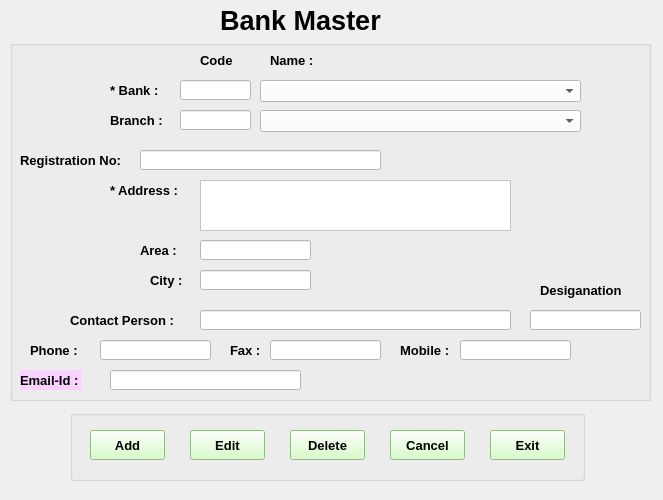
<?xml version="1.0" encoding="UTF-8"?>
<ui version="4.0">
 <class>Bank_master</class>
 <widget class="QWidget" name="Bank_master">
  <property name="geometry">
   <rect>
    <x>0</x>
    <y>0</y>
    <width>663</width>
    <height>500</height>
   </rect>
  </property>
  <property name="font">
   <font>
    <pointsize>10</pointsize>
   </font>
  </property>
  <property name="windowTitle">
   <string>Bank_Master</string>
  </property>
  <property name="styleSheet">
   <string notr="true">background-color: rgb(215, 187, 255);

QGroupBox { 
	

     border: 1px solid black; 
     border-radius: 3px; 
}

</string>
  </property>
  <widget class="QLabel" name="label">
   <property name="geometry">
    <rect>
     <x>210</x>
     <y>10</y>
     <width>181</width>
     <height>21</height>
    </rect>
   </property>
   <property name="font">
    <font>
     <pointsize>20</pointsize>
     <weight>75</weight>
     <bold>true</bold>
    </font>
   </property>
   <property name="text">
    <string>Bank Master</string>
   </property>
   <property name="alignment">
    <set>Qt::AlignCenter</set>
   </property>
  </widget>
  <widget class="QGroupBox" name="Bank_master_grpbox">
   <property name="geometry">
    <rect>
     <x>10</x>
     <y>40</y>
     <width>641</width>
     <height>361</height>
    </rect>
   </property>
   <property name="font">
    <font>
     <pointsize>10</pointsize>
    </font>
   </property>
   <property name="styleSheet">
    <string notr="true">

QGroupBox
{
border:1px solid Black;
};
background-color: rgb(240, 255, 252);
background-color: rgb(250, 210, 255);</string>
   </property>
   <property name="title">
    <string/>
   </property>
   <widget class="QLabel" name="Bank_lbl">
    <property name="geometry">
     <rect>
      <x>100</x>
      <y>40</y>
      <width>51</width>
      <height>20</height>
     </rect>
    </property>
    <property name="font">
     <font>
      <pointsize>10</pointsize>
      <weight>75</weight>
      <bold>true</bold>
     </font>
    </property>
    <property name="text">
     <string>* Bank :</string>
    </property>
   </widget>
   <widget class="QLabel" name="Branch_lbl">
    <property name="geometry">
     <rect>
      <x>100</x>
      <y>70</y>
      <width>61</width>
      <height>20</height>
     </rect>
    </property>
    <property name="font">
     <font>
      <pointsize>10</pointsize>
      <weight>75</weight>
      <bold>true</bold>
     </font>
    </property>
    <property name="text">
     <string>Branch :</string>
    </property>
   </widget>
   <widget class="QLabel" name="Code_lbl">
    <property name="geometry">
     <rect>
      <x>190</x>
      <y>10</y>
      <width>41</width>
      <height>20</height>
     </rect>
    </property>
    <property name="font">
     <font>
      <pointsize>10</pointsize>
      <weight>75</weight>
      <bold>true</bold>
     </font>
    </property>
    <property name="text">
     <string>Code</string>
    </property>
   </widget>
   <widget class="QLineEdit" name="bank_code_text">
    <property name="geometry">
     <rect>
      <x>170</x>
      <y>40</y>
      <width>71</width>
      <height>20</height>
     </rect>
    </property>
    <property name="font">
     <font>
      <pointsize>10</pointsize>
     </font>
    </property>
    <property name="styleSheet">
     <string notr="true">background-color: rgb(255, 255, 255);</string>
    </property>
   </widget>
   <widget class="QLabel" name="Name_lbl">
    <property name="geometry">
     <rect>
      <x>260</x>
      <y>10</y>
      <width>61</width>
      <height>20</height>
     </rect>
    </property>
    <property name="font">
     <font>
      <pointsize>10</pointsize>
      <weight>75</weight>
      <bold>true</bold>
     </font>
    </property>
    <property name="text">
     <string>Name :</string>
    </property>
   </widget>
   <widget class="QComboBox" name="Bank_name_combo">
    <property name="geometry">
     <rect>
      <x>250</x>
      <y>40</y>
      <width>321</width>
      <height>22</height>
     </rect>
    </property>
    <property name="font">
     <font>
      <pointsize>10</pointsize>
     </font>
    </property>
    <property name="styleSheet">
     <string notr="true">background-color: rgb(255, 255, 255);</string>
    </property>
   </widget>
   <widget class="QLineEdit" name="branch_code_txt">
    <property name="geometry">
     <rect>
      <x>170</x>
      <y>70</y>
      <width>71</width>
      <height>20</height>
     </rect>
    </property>
    <property name="font">
     <font>
      <pointsize>10</pointsize>
     </font>
    </property>
    <property name="styleSheet">
     <string notr="true">background-color: rgb(255, 255, 255);</string>
    </property>
   </widget>
   <widget class="QComboBox" name="Branch_name_combo">
    <property name="geometry">
     <rect>
      <x>250</x>
      <y>70</y>
      <width>321</width>
      <height>22</height>
     </rect>
    </property>
    <property name="font">
     <font>
      <pointsize>10</pointsize>
     </font>
    </property>
    <property name="styleSheet">
     <string notr="true">background-color: rgb(255, 255, 255);</string>
    </property>
   </widget>
   <widget class="QLabel" name="Registration_no_lbl">
    <property name="geometry">
     <rect>
      <x>10</x>
      <y>110</y>
      <width>111</width>
      <height>20</height>
     </rect>
    </property>
    <property name="font">
     <font>
      <pointsize>10</pointsize>
      <weight>75</weight>
      <bold>true</bold>
     </font>
    </property>
    <property name="text">
     <string>Registration No:</string>
    </property>
   </widget>
   <widget class="QLineEdit" name="Reg_No_txt">
    <property name="geometry">
     <rect>
      <x>130</x>
      <y>110</y>
      <width>241</width>
      <height>20</height>
     </rect>
    </property>
    <property name="font">
     <font>
      <pointsize>10</pointsize>
     </font>
    </property>
    <property name="styleSheet">
     <string notr="true">background-color: rgb(255, 255, 255);</string>
    </property>
   </widget>
   <widget class="QLabel" name="Address_lbl">
    <property name="geometry">
     <rect>
      <x>100</x>
      <y>140</y>
      <width>81</width>
      <height>20</height>
     </rect>
    </property>
    <property name="font">
     <font>
      <pointsize>10</pointsize>
      <weight>75</weight>
      <bold>true</bold>
     </font>
    </property>
    <property name="text">
     <string>* Address :</string>
    </property>
   </widget>
   <widget class="QPlainTextEdit" name="Adrdess_Plain_txtedit">
    <property name="geometry">
     <rect>
      <x>190</x>
      <y>140</y>
      <width>311</width>
      <height>51</height>
     </rect>
    </property>
    <property name="font">
     <font>
      <pointsize>10</pointsize>
     </font>
    </property>
    <property name="styleSheet">
     <string notr="true">background-color: rgb(255, 255, 255);</string>
    </property>
   </widget>
   <widget class="QLabel" name="Area_lbl">
    <property name="geometry">
     <rect>
      <x>130</x>
      <y>200</y>
      <width>51</width>
      <height>20</height>
     </rect>
    </property>
    <property name="font">
     <font>
      <pointsize>10</pointsize>
      <weight>75</weight>
      <bold>true</bold>
     </font>
    </property>
    <property name="text">
     <string>Area :</string>
    </property>
   </widget>
   <widget class="QLineEdit" name="Area_txt">
    <property name="geometry">
     <rect>
      <x>190</x>
      <y>200</y>
      <width>111</width>
      <height>20</height>
     </rect>
    </property>
    <property name="font">
     <font>
      <pointsize>10</pointsize>
     </font>
    </property>
    <property name="styleSheet">
     <string notr="true">background-color: rgb(255, 255, 255);</string>
    </property>
   </widget>
   <widget class="QLabel" name="city_lbl">
    <property name="geometry">
     <rect>
      <x>140</x>
      <y>230</y>
      <width>41</width>
      <height>20</height>
     </rect>
    </property>
    <property name="font">
     <font>
      <pointsize>10</pointsize>
      <weight>75</weight>
      <bold>true</bold>
     </font>
    </property>
    <property name="text">
     <string>City :</string>
    </property>
   </widget>
   <widget class="QLineEdit" name="City_txt">
    <property name="geometry">
     <rect>
      <x>190</x>
      <y>230</y>
      <width>111</width>
      <height>20</height>
     </rect>
    </property>
    <property name="font">
     <font>
      <pointsize>10</pointsize>
     </font>
    </property>
    <property name="styleSheet">
     <string notr="true">background-color: rgb(255, 255, 255);</string>
    </property>
   </widget>
   <widget class="QLabel" name="Contact_person_lbl">
    <property name="geometry">
     <rect>
      <x>60</x>
      <y>270</y>
      <width>111</width>
      <height>20</height>
     </rect>
    </property>
    <property name="font">
     <font>
      <pointsize>10</pointsize>
      <weight>75</weight>
      <bold>true</bold>
     </font>
    </property>
    <property name="text">
     <string>Contact Person :</string>
    </property>
   </widget>
   <widget class="QLineEdit" name="Contact_person_txt">
    <property name="geometry">
     <rect>
      <x>190</x>
      <y>270</y>
      <width>311</width>
      <height>20</height>
     </rect>
    </property>
    <property name="font">
     <font>
      <pointsize>10</pointsize>
     </font>
    </property>
    <property name="styleSheet">
     <string notr="true">background-color: rgb(255, 255, 255);</string>
    </property>
   </widget>
   <widget class="QLabel" name="Desigation_lbl">
    <property name="geometry">
     <rect>
      <x>530</x>
      <y>240</y>
      <width>91</width>
      <height>20</height>
     </rect>
    </property>
    <property name="font">
     <font>
      <pointsize>10</pointsize>
      <weight>75</weight>
      <bold>true</bold>
     </font>
    </property>
    <property name="text">
     <string>Desiganation</string>
    </property>
   </widget>
   <widget class="QLineEdit" name="Desigation_txt">
    <property name="geometry">
     <rect>
      <x>520</x>
      <y>270</y>
      <width>111</width>
      <height>20</height>
     </rect>
    </property>
    <property name="font">
     <font>
      <pointsize>10</pointsize>
     </font>
    </property>
    <property name="styleSheet">
     <string notr="true">background-color: rgb(255, 255, 255);</string>
    </property>
   </widget>
   <widget class="QLabel" name="phone_lbl">
    <property name="geometry">
     <rect>
      <x>20</x>
      <y>300</y>
      <width>51</width>
      <height>20</height>
     </rect>
    </property>
    <property name="font">
     <font>
      <pointsize>10</pointsize>
      <weight>75</weight>
      <bold>true</bold>
     </font>
    </property>
    <property name="text">
     <string>Phone :</string>
    </property>
   </widget>
   <widget class="QLineEdit" name="Phone_txt">
    <property name="geometry">
     <rect>
      <x>90</x>
      <y>300</y>
      <width>111</width>
      <height>20</height>
     </rect>
    </property>
    <property name="font">
     <font>
      <pointsize>10</pointsize>
     </font>
    </property>
    <property name="styleSheet">
     <string notr="true">background-color: rgb(255, 255, 255);</string>
    </property>
   </widget>
   <widget class="QLabel" name="fax_lbl">
    <property name="geometry">
     <rect>
      <x>220</x>
      <y>300</y>
      <width>31</width>
      <height>20</height>
     </rect>
    </property>
    <property name="font">
     <font>
      <pointsize>10</pointsize>
      <weight>75</weight>
      <bold>true</bold>
     </font>
    </property>
    <property name="text">
     <string>Fax :</string>
    </property>
   </widget>
   <widget class="QLineEdit" name="fax_txt">
    <property name="geometry">
     <rect>
      <x>260</x>
      <y>300</y>
      <width>111</width>
      <height>20</height>
     </rect>
    </property>
    <property name="font">
     <font>
      <pointsize>10</pointsize>
     </font>
    </property>
    <property name="styleSheet">
     <string notr="true">background-color: rgb(255, 255, 255);</string>
    </property>
   </widget>
   <widget class="QLabel" name="mobile_lbl">
    <property name="geometry">
     <rect>
      <x>390</x>
      <y>300</y>
      <width>51</width>
      <height>20</height>
     </rect>
    </property>
    <property name="font">
     <font>
      <pointsize>10</pointsize>
      <weight>75</weight>
      <bold>true</bold>
     </font>
    </property>
    <property name="text">
     <string>Mobile :</string>
    </property>
   </widget>
   <widget class="QLineEdit" name="Mob_txt">
    <property name="geometry">
     <rect>
      <x>450</x>
      <y>300</y>
      <width>111</width>
      <height>20</height>
     </rect>
    </property>
    <property name="font">
     <font>
      <pointsize>10</pointsize>
     </font>
    </property>
    <property name="styleSheet">
     <string notr="true">background-color: rgb(255, 255, 255);</string>
    </property>
   </widget>
   <widget class="QLineEdit" name="Mail_txt">
    <property name="geometry">
     <rect>
      <x>100</x>
      <y>330</y>
      <width>191</width>
      <height>20</height>
     </rect>
    </property>
    <property name="font">
     <font>
      <pointsize>10</pointsize>
     </font>
    </property>
    <property name="styleSheet">
     <string notr="true">background-color: rgb(255, 255, 255);</string>
    </property>
   </widget>
  </widget>
  <widget class="QGroupBox" name="btn_grpbox">
   <property name="geometry">
    <rect>
     <x>70</x>
     <y>410</y>
     <width>515</width>
     <height>71</height>
    </rect>
   </property>
   <property name="font">
    <font>
     <pointsize>10</pointsize>
    </font>
   </property>
   <property name="styleSheet">
    <string notr="true">

QGroupBox
{
border:1px solid Black;
};

background-color: rgb(240, 255, 252);</string>
   </property>
   <property name="title">
    <string/>
   </property>
   <property name="alignment">
    <set>Qt::AlignCenter</set>
   </property>
   <widget class="QPushButton" name="Add_btn">
    <property name="geometry">
     <rect>
      <x>20</x>
      <y>20</y>
      <width>75</width>
      <height>30</height>
     </rect>
    </property>
    <property name="font">
     <font>
      <pointsize>10</pointsize>
      <weight>75</weight>
      <bold>true</bold>
     </font>
    </property>
    <property name="styleSheet">
     <string notr="true">background-color: rgb(204, 255, 185);</string>
    </property>
    <property name="text">
     <string>Add</string>
    </property>
   </widget>
   <widget class="QPushButton" name="Edit_btn">
    <property name="geometry">
     <rect>
      <x>120</x>
      <y>20</y>
      <width>75</width>
      <height>30</height>
     </rect>
    </property>
    <property name="font">
     <font>
      <pointsize>10</pointsize>
      <weight>75</weight>
      <bold>true</bold>
     </font>
    </property>
    <property name="styleSheet">
     <string notr="true">background-color: rgb(204, 255, 185);</string>
    </property>
    <property name="text">
     <string>Edit</string>
    </property>
   </widget>
   <widget class="QPushButton" name="Delete_btn">
    <property name="geometry">
     <rect>
      <x>220</x>
      <y>20</y>
      <width>75</width>
      <height>30</height>
     </rect>
    </property>
    <property name="font">
     <font>
      <pointsize>10</pointsize>
      <weight>75</weight>
      <bold>true</bold>
     </font>
    </property>
    <property name="styleSheet">
     <string notr="true">background-color: rgb(204, 255, 185);</string>
    </property>
    <property name="text">
     <string>Delete</string>
    </property>
   </widget>
   <widget class="QPushButton" name="Cancel_btn">
    <property name="geometry">
     <rect>
      <x>320</x>
      <y>20</y>
      <width>75</width>
      <height>30</height>
     </rect>
    </property>
    <property name="font">
     <font>
      <pointsize>10</pointsize>
      <weight>75</weight>
      <bold>true</bold>
     </font>
    </property>
    <property name="styleSheet">
     <string notr="true">background-color: rgb(204, 255, 185);</string>
    </property>
    <property name="text">
     <string>Cancel</string>
    </property>
   </widget>
   <widget class="QPushButton" name="Exit_btn">
    <property name="geometry">
     <rect>
      <x>420</x>
      <y>20</y>
      <width>75</width>
      <height>30</height>
     </rect>
    </property>
    <property name="font">
     <font>
      <pointsize>10</pointsize>
      <weight>75</weight>
      <bold>true</bold>
     </font>
    </property>
    <property name="styleSheet">
     <string notr="true">background-color: rgb(204, 255, 185);</string>
    </property>
    <property name="text">
     <string>Exit</string>
    </property>
   </widget>
  </widget>
  <widget class="QLabel" name="Email_id_lbl">
   <property name="geometry">
    <rect>
     <x>20</x>
     <y>370</y>
     <width>61</width>
     <height>20</height>
    </rect>
   </property>
   <property name="font">
    <font>
     <pointsize>10</pointsize>
     <weight>75</weight>
     <bold>true</bold>
    </font>
   </property>
   <property name="styleSheet">
    <string notr="true">background-color: rgb(250, 210, 255);</string>
   </property>
   <property name="text">
    <string>Email-Id :</string>
   </property>
  </widget>
 </widget>
 <resources/>
 <connections/>
</ui>
